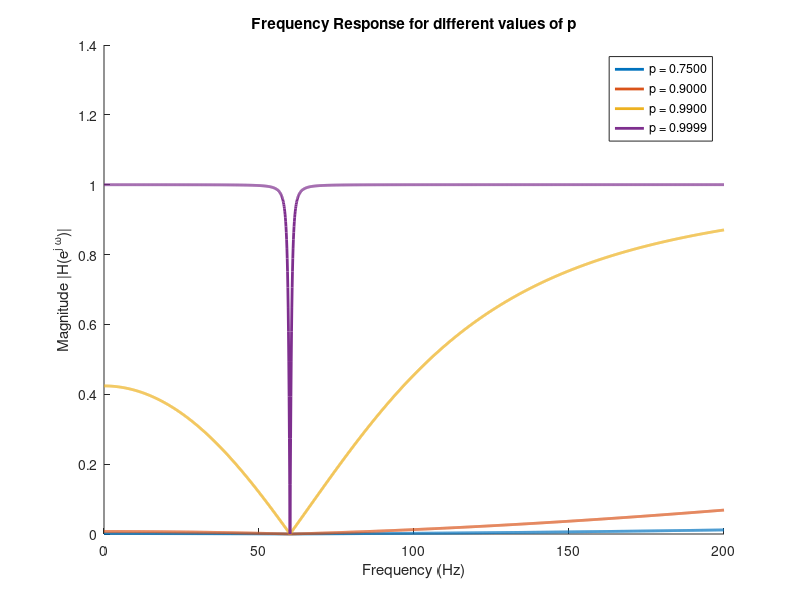
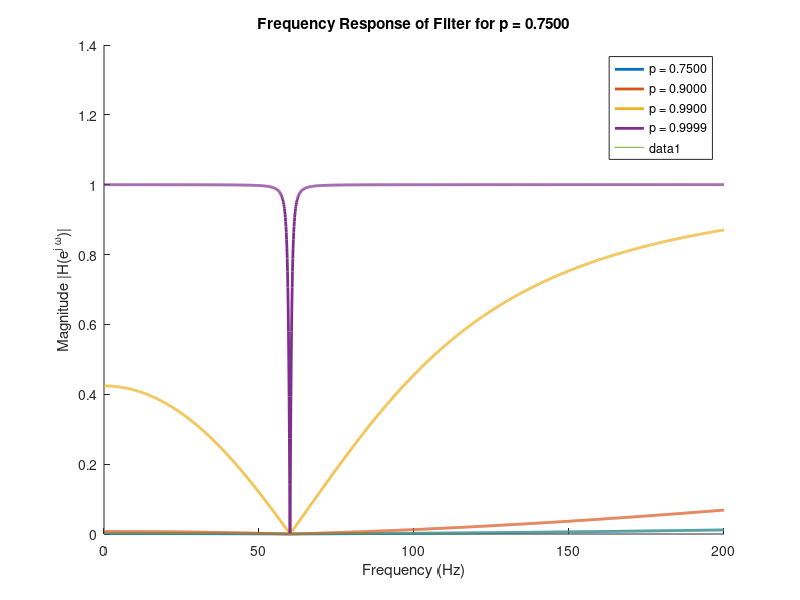
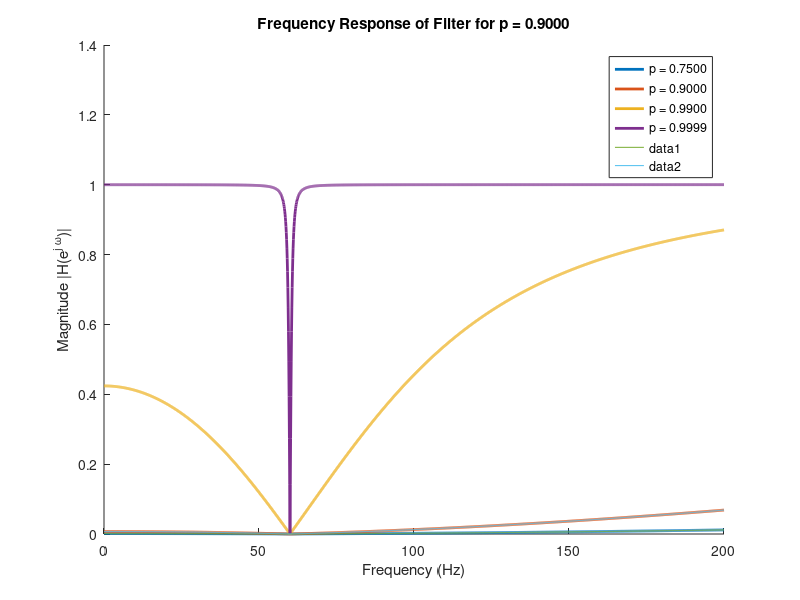
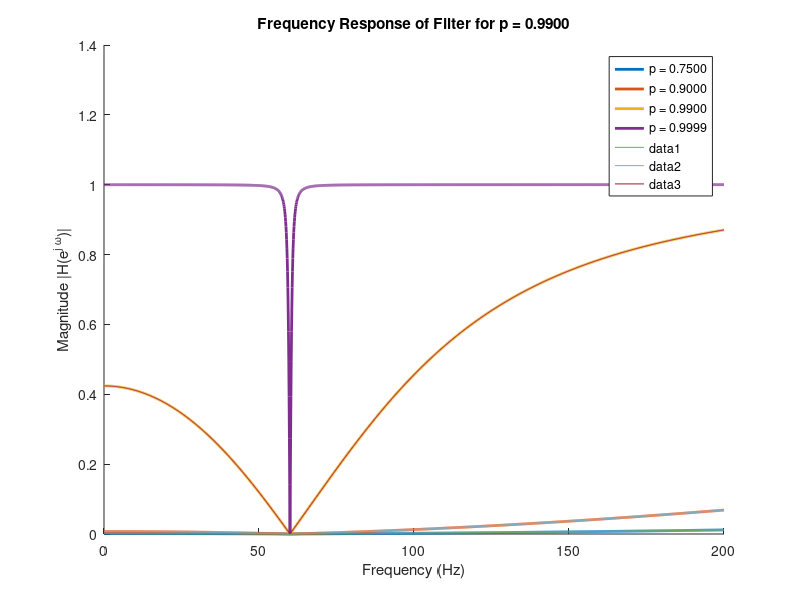

The MATLAB source for these figures, in order: (Note: this script raises an error after producing the figures.)
% Sampling frequency
clear all
fs = 44100;
% Frequencies to evaluate response for
f = 0:0.1:200;
% Values for rho from the assignment
rho = [0.75 0.9 0.99 0.9999];
for i=1:length(rho)
% Compute frequency response.
    b = [1 -2*cos(2*pi*60 / fs) 1]; %feedforward coefficients
    a = [1 -2*rho(i)*cos(2*pi*60 / fs) rho(i)^2]; %feedback coefficients
    hold on
    [H,w] = freqz(b,a,f,fs);
    % Plot magnitude response
    legendPlotName = sprintf('p = %0.4f', rho(i));
    plot(w,abs(H),'DisplayName',legendPlotName,'LineWidth',2);
end 
    legend('show')
    xlabel('Frequency (Hz)');
    ylabel('Magnitude |H(e^{j \omega})|');
    titlename =sprintf('Frequency Response for different values of p');
    title(titlename);
    filename = sprintf('Ass10232P5Pic%d', 51);
    print(filename,'-dpng','-r600')

%% Old way to plot functions
for i=1:length(rho)
% Compute frequency response.
    b = [1 -2*cos(2*pi*60 / fs) 1]; %feedforward coefficients
    a = [1 -2*rho(i)*cos(2*pi*60 / fs) rho(i)^2]; %feedback coefficients
    hold on
    H = freqz(b,a,f,fs);
    % Plot magnitude response
    plot(f,abs(H));
    xlabel('Frequency (Hz)');
    ylabel('Magnitude |H(e^{j \omega})|');
    titlename =sprintf('Frequency Response of Filter for p = %0.4f', rho(i));
    title(titlename);
    filename = sprintf('Ass10P5Pic%d', i);
    print(filename,'-dpng','-r300')
end 

%% part e
[x,fs] = audioread('noisy.wav');
omega0 = 2*pi*60 / fs;
rho =0.75;
y=RemoveHum(x,omega0,rho);
soundsc(y,fs);
audiowrite('rho0_75.wav',y,fs);

rho =0.9;
y=RemoveHum(x,omega0,rho);
soundsc(y,fs);
audiowrite('rho0_9.wav',y,fs);

rho =0.99;
y=RemoveHum(x,omega0,rho);
soundsc(y,fs);
audiowrite('rho0_99.wav',y,fs);

rho =0.9999;
y=RemoveHum(x,omega0,rho);
soundsc(y,fs);
audiowrite('rho0_9999.wav',y,fs);